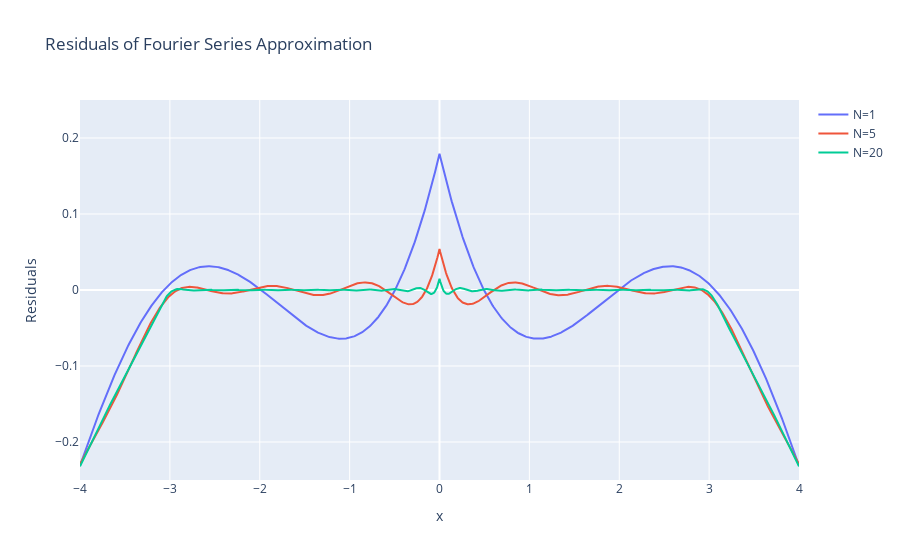

The notebook cell saved with this chart:
### Code cell
residuals_n1 = fVals - fFourierVals_n1
residuals_n5 = fVals - fFourierVals_n5
residuals_n20 = fVals - fFourierVals_n20

fig = go.Figure()
fig.add_trace(go.Scatter(x=xVals, y=residuals_n1, mode='lines', name='N=1'))
fig.add_trace(go.Scatter(x=xVals, y=residuals_n5, mode='lines', name='N=5'))
fig.add_trace(go.Scatter(x=xVals, y=residuals_n20, mode='lines', name='N=20'))

fig.update_layout(title='Residuals of Fourier Series Approximation',
                    xaxis_title='x',
                    yaxis_title='Residuals',
                    xaxis = dict(
                        range=[-4, 4]
                        ),
                    yaxis = dict(
                        range=[-.25, .25]
                        ),
                   )

fig.show()

fig.write_image("Fourier Residuals.png")

### Figure 1 — Plotly figure (JSON) as saved in the notebook; plotly's stock layout.template omitted (floating-point values rounded to 4 significant figures; data arrays with more than 128 entries replaced by an {"elided": "..."} marker saying what was removed)
{"data": [{"mode": "lines", "name": "N=1", "type": "scatter", "x": {"elided": "1001 float values"}, "y": {"elided": "1001 float values"}}, {"mode": "lines", "name": "N=5", "type": "scatter", "x": {"elided": "1001 float values"}, "y": {"elided": "1001 float values"}}, {"mode": "lines", "name": "N=20", "type": "scatter", "x": {"elided": "1001 float values"}, "y": {"elided": "1001 float values"}}], "layout": {"title": {"text": "Residuals of Fourier Series Approximation"}, "xaxis": {"range": [-4, 4], "title": {"text": "x"}}, "yaxis": {"range": [-0.25, 0.25], "title": {"text": "Residuals"}}}}
